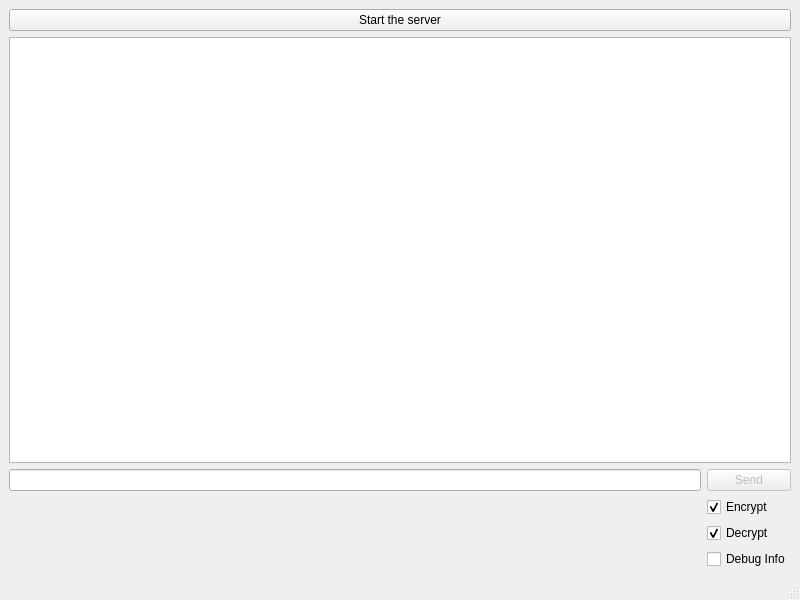
<?xml version="1.0" encoding="UTF-8"?>
<ui version="4.0">
 <class>TcpServer</class>
 <widget class="QMainWindow" name="TcpServer">
  <property name="geometry">
   <rect>
    <x>0</x>
    <y>0</y>
    <width>800</width>
    <height>600</height>
   </rect>
  </property>
  <property name="windowTitle">
   <string>TcpServer</string>
  </property>
  <widget class="QWidget" name="centralwidget">
   <layout class="QGridLayout" name="gridLayout">
    <item row="3" column="1">
     <widget class="QCheckBox" name="encryptCheckBox">
      <property name="cursor">
       <cursorShape>PointingHandCursor</cursorShape>
      </property>
      <property name="toolTip">
       <string/>
      </property>
      <property name="text">
       <string>Encrypt</string>
      </property>
      <property name="checked">
       <bool>true</bool>
      </property>
     </widget>
    </item>
    <item row="2" column="0">
     <widget class="QLineEdit" name="lineEdit"/>
    </item>
    <item row="4" column="1">
     <widget class="QCheckBox" name="decryptCheckBox">
      <property name="cursor">
       <cursorShape>PointingHandCursor</cursorShape>
      </property>
      <property name="toolTip">
       <string>Decrypts the incoming meesage. Uncheck for demonstration purposes.</string>
      </property>
      <property name="text">
       <string>Decrypt</string>
      </property>
      <property name="checked">
       <bool>true</bool>
      </property>
     </widget>
    </item>
    <item row="2" column="1">
     <widget class="QPushButton" name="sendButton">
      <property name="enabled">
       <bool>false</bool>
      </property>
      <property name="text">
       <string>Send</string>
      </property>
     </widget>
    </item>
    <item row="1" column="0" colspan="2">
     <widget class="QPlainTextEdit" name="plainTextEdit">
      <property name="readOnly">
       <bool>true</bool>
      </property>
     </widget>
    </item>
    <item row="0" column="0" colspan="2">
     <widget class="QPushButton" name="startServerButton">
      <property name="text">
       <string>Start the server</string>
      </property>
     </widget>
    </item>
    <item row="5" column="1">
     <widget class="QCheckBox" name="debugInfo">
      <property name="cursor">
       <cursorShape>PointingHandCursor</cursorShape>
      </property>
      <property name="text">
       <string>Debug Info</string>
      </property>
     </widget>
    </item>
   </layout>
  </widget>
  <widget class="QMenuBar" name="menubar">
   <property name="geometry">
    <rect>
     <x>0</x>
     <y>0</y>
     <width>800</width>
     <height>20</height>
    </rect>
   </property>
  </widget>
  <widget class="QStatusBar" name="statusbar"/>
 </widget>
 <resources/>
 <connections/>
</ui>
